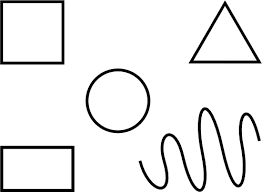
#> input picture shaping.png, 262 x 192 px
$ python geometrical_detect_opencv.py
#> lines starting #> are read from the running program, lines starting #| are printed output that depends on the picture; after the words box and inside, x2 and y2 are one past the last pixel; in counts of white or black regions, pixels touching at a corner belong together; long printed decimals are rounded
import numpy as np
import cv2 as cv
img=cv.imread('shaping.png')
#> img is the input picture: shape (192, 262, 3); min 0, max 255, mean 236.2
img=cv.resize(img,(400,520))
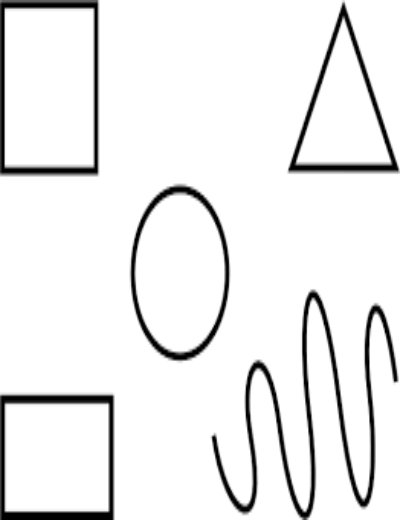
#> img: shape (520, 400, 3); min 0, max 255, mean 236.2
imgray=cv.cvtColor(img,cv.COLOR_BGR2GRAY)
_,thresh=cv.threshold(imgray,240,255,cv.THRESH_BINARY)
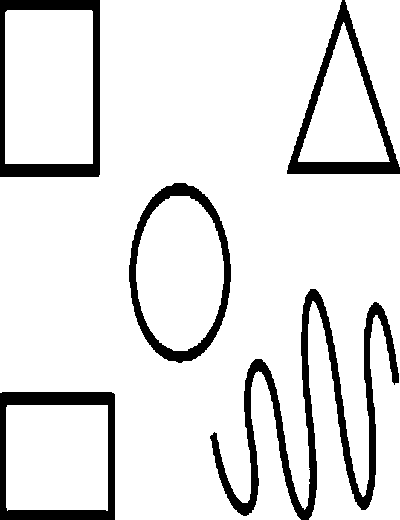
#> thresh: shape (520, 400); 88.7% white; 5 black regions
contours,_=cv.findContours(thresh,cv.RETR_TREE,cv.CHAIN_APPROX_NONE)
#> contours = 7 contours; box (x1, y1, x2, y2) and area: (0, 0, 400, 520) 150522, (128, 182, 232, 364) 14447, (5, 10, 93, 164) 13308, (136, 196, 224, 351) 10533, (6, 405, 108, 511) 10503, (298, 22, 390, 162) 6378, (345, 0, 400, 167) 4480
for con in contours:
    approx=cv.approxPolyDP(con,0.01*cv.arcLength(con,True),True)
    cv.drawContours(img,[approx],0,(0,0,0),5)
    x=approx.ravel()[0]-5
    y=approx.ravel()[1]-6
    if len(approx)==3:
        cv.putText(img,'Triangle',(x,y),cv.FONT_HERSHEY_COMPLEX,0.5,(0,0,0))
    elif len(approx)==4:
        x1,y1,w,h=cv.boundingRect(approx)
        aspectratio=float(w)/h
        print(aspectratio)
        if aspectratio>=0.95 and aspectratio<=1.05:
            cv.putText(img, 'Square', (x, y), cv.FONT_HERSHEY_COMPLEX, 0.5, (0, 0, 0))
        else:
            cv.putText(img,'Rectangle',(x,y),cv.FONT_HERSHEY_COMPLEX,0.5,(0,0,0))
    elif len(approx)==8:
        cv.putText(img,'Octagon',(x,y),cv.FONT_HERSHEY_COMPLEX,0.5,(0,0,0))
    elif len(approx)==5:
        cv.putText(img,'Pentangle',(x,y),cv.FONT_HERSHEY_COMPLEX,0.5,(0,0,0))
    else:
        cv.putText(img,'Circle',(x,y),cv.FONT_HERSHEY_COMPLEX,0.5,(0,0,0))
#> this loop made 7 passes
#> (approx, x, y, x1, y1, w, h, aspectratio) on passes 1, 3: ([[7, 405], [7, 510], [107, 510], [107, 405]], 2, 399, 7, 405, 101, 106, 0.953), ([[7, 10], [5, 163], [92, 163], [92, 11]], 2, 4, 5, 10, 88, 154, 0.571)
#> (x, y) on passes 5 to 7: (95, -6), (169, 176), (165, 190)
#| 0.9528
#| 0.5714
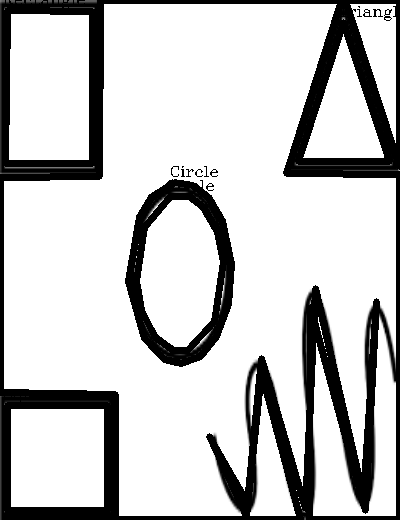
#> img: shape (520, 400, 3); 16.84% of pixels changed, all inside (x1, y1, x2, y2) = (0, 0, 400, 520)


cv.imshow('image',img)
cv.waitKey(0)
cv.destroyAllWindows()

$ run again, with shapes.png copied over shaping.png
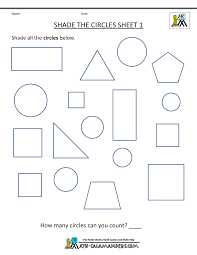
#> input picture shapes.png, 197 x 255 px
#> img is the input picture: shape (255, 197, 3); mean B, G, R 248.3, 247.6, 246.9
#> `_,thresh=cv.threshold(imgray,240,255,cv.THRESH_BINARY)`:
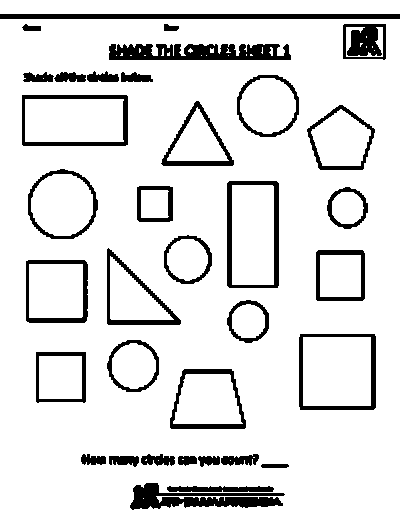
#> thresh: shape (520, 400); 88.2% white; 35 black regions
#> contours = 83 contours, 29 with area under 20; largest, box (x1, y1, x2, y2) and area: (0, 19, 400, 520) 199500, (298, 333, 377, 411) 5990, (226, 180, 280, 289) 5708, (21, 94, 129, 147) 5556, (0, 0, 400, 14) 5187
#> the loop `for con in contours:` made 83 passes
#> (approx, x, y, x1, y1, w, h, aspectratio) on passes 1, 18, 19, 20, 23: ([[0, 19], [0, 519], [399, 519], [399, 19]], -5, 13, 0, 19, 400, 501, 0.798), ([[185, 375], [173, 423], [242, 423], [229, 374]], 180, 369, 173, 374, 70, 50, 1.4), ([[35, 352], [85, 351], [86, 401], [37, 403]], 30, 346, 35, 351, 52, 53, 0.981), ([[39, 356], [39, 398], [81, 398], [81, 356]], 34, 350, 39, 356, 43, 43, 1), ([[299, 334], [374, 333], [376, 407], [300, 410]], 294, 328, 299, 333, 78, 78, 1)
#> (printed output is left out)
#> after the loop `for con in contours:`:
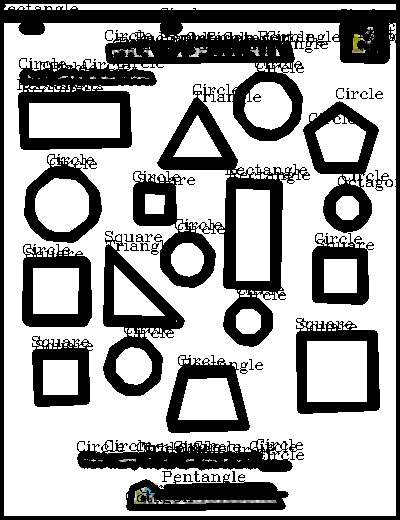
#> img: shape (520, 400, 3); mean B, G, R 164.2, 164.3, 164.3
